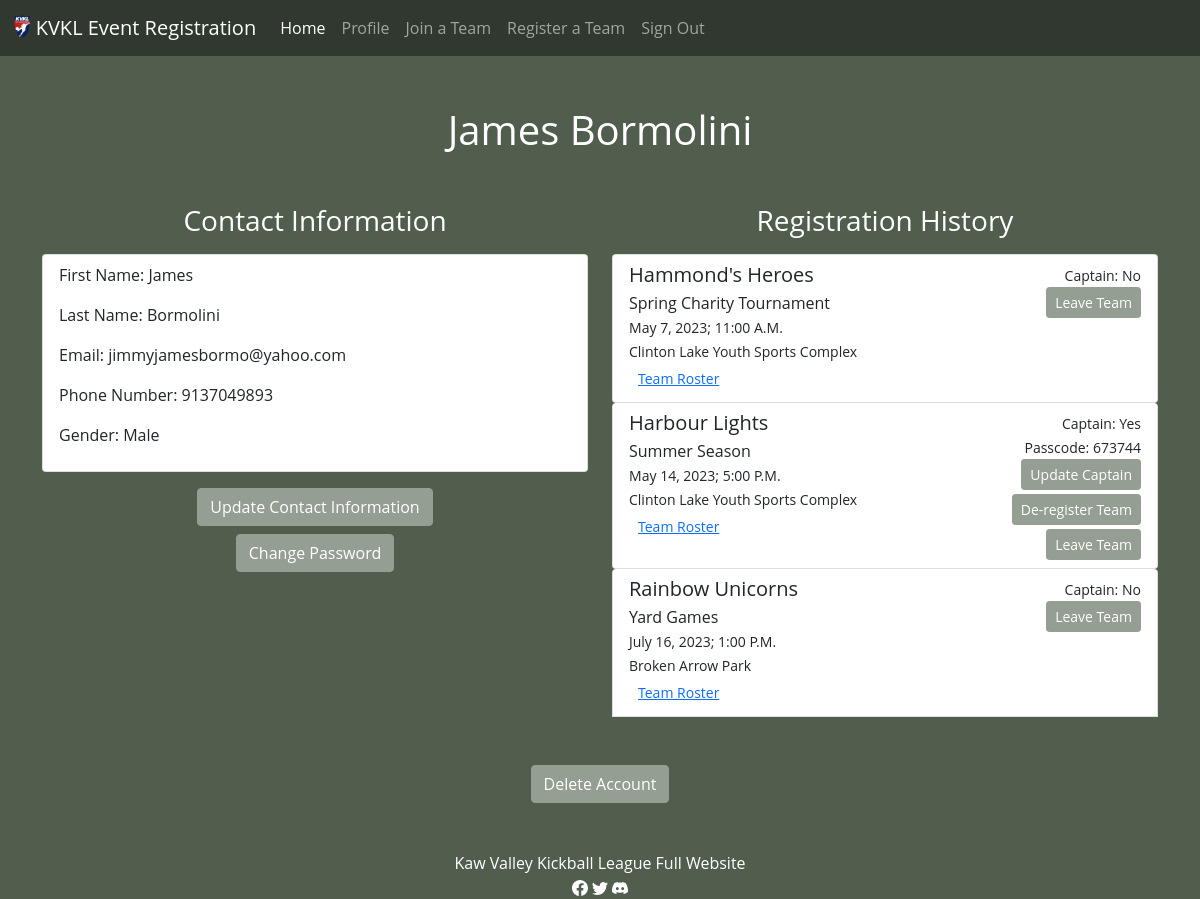
The page /profile (signed in) on the database its author committed.
### tables this page shows
CREATE TABLE accounts (id INTEGER NOT NULL PRIMARY KEY AUTOINCREMENT, email TEXT NOT NULL, first_name TEXT NOT NULL, last_name TEXT NOT NULL, phone_number NUMERIC NOT NULL, password_hash TEXT NOT NULL, gender TEXT NOT NULL);

CREATE TABLE registered_players (captain TEXT NOT NULL, player_id INTEGER NOT NULL, team_id INTEGER NOT NULL, event_id INTEGER NOT NULL, FOREIGN KEY (player_id) REFERENCES accounts(id) ON DELETE CASCADE, FOREIGN KEY (team_id) REFERENCES teams(id) ON DELETE CASCADE, FOREIGN KEY (event_id) REFERENCES events(id) ON DELETE CASCADE);

CREATE TABLE teams (id INTEGER NOT NULL PRIMARY KEY AUTOINCREMENT, team_name TEXT NOT NULL, sponsor TEXT, event_id INTEGER NOT NULL, passcode INTEGER NOT NULL, FOREIGN KEY (event_id) REFERENCES events(id) ON DELETE CASCADE);

CREATE TABLE events (id INTEGER NOT NULL PRIMARY KEY AUTOINCREMENT, event_name TEXT NOT NULL, month TEXT NOT NULL, day TEXT NOT NULL, year YEAR NOT NULL, time TEXT NOT NULL, location TEXT NOT NULL, number_teams INTEGER NOT NULL, spots_available INTEGER NOT NULL);

### app.py (the view)
@app.route("/profile", methods=["GET", "POST"])
@login_required
def profile():
    user = db.execute("SELECT * FROM accounts where id = ?", session["user_id"])
    history = db.execute("SELECT event_name, month, day, year, time, location, team_name, passcode, captain, teams.id FROM events INNER JOIN teams ON events.id = teams.event_id INNER JOIN registered_players ON registered_players.team_id = teams.id WHERE registered_players.player_id = ?", session["user_id"])
    for team in history:
        team["players"] = db.execute("SELECT first_name, last_name, captain, accounts.id FROM accounts INNER JOIN registered_players ON accounts.id = registered_players.player_id WHERE team_id = ?", team["id"])
    return render_template("profile.html", id=session["user_id"], user=user, history=history)

### app.py (called while the page is built)
def login_required(f):
    @wraps(f)
    def decorated_function(*args, **kwargs):
        if session.get("user_id") is None:
            return redirect("/login")
        return f(*args, **kwargs)
    return decorated_function

### templates/profile.html (shortened to what this page needs)
{% extends "layout.html" %}
{% block main %}
    <h1 class="page-title">{{ user[0].first_name }} {{ user[0].last_name }}</h1>
    <div class="container mb-5">
        <div class="row">
            <div class="col">
                <h3 class="text-center mb-3">Contact Information</h3>
                <div class="list-group list-group-item mb-3">
                    <p>First Name: {{ user[0].first_name }}</p>
                    <p>Last Name: {{ user[0].last_name }}</p>
                    <p>Email: {{ user[0].email }}</p>
                    <p>Phone Number: {{ user[0].phone_number }}</p>
                    <p>Gender: {{ user[0].gender }}</p>
                </div>
                <div class="d-grid gap-2 col-6 mx-auto text-center">
                    <a href="/update"><button class="btn btn-kvkl" type="button">Update Contact Information</button></a>
                    <a href="/password"><button class="btn btn-kvkl" type="button">Change Password</button></a>
                </div>
            </div>
            <div class="col">
                <h3 class="text-center mb-3">Registration History</h3>
                {% for team in history %}
                    <div class="list-group list-group-item container">
                        <div class="row">
                            <div class="col">
                                <h5 class="mb-1">{{ team.team_name }}</h5>
                                <div>{{ team.event_name }}</div>
                                <small class="mb-1">{{ team.month }} {{ team.day }}, {{ team.year }}; {{ team.time }}</small>
                                <div><small>{{ team.location }}</small></div>
                                <div><button type="button" class="btn btn-link btn-sm" data-bs-toggle="modal" data-bs-target="#teamRosterModal{{team.id}}">Team Roster</button></div>
                            </div>
                            <div class="col text-end">
                                <small>Captain: {{ team.captain }}</small>
                                {% if team.captain == "Yes" %}
                                    <div>
                                        <small>Passcode: {{ team.passcode }}</small>
                                    </div>
                                    <div>
                                        <button type="button" class="btn btn-kvkl mb-1 btn-sm" data-bs-toggle="modal" data-bs-target="#captainModal{{team.id}}">Update Captain</button>
                                        <button type="button" class="btn btn-kvkl mb-1 btn-sm" data-bs-toggle="modal" data-bs-target="#deregisterModal{{team.id}}">De-register Team</button>
                                    </div>
                                {% endif %}
                                <div>
                                    <button type="button" class="btn btn-kvkl btn-sm" data-bs-toggle="modal" data-bs-target="#leaveModal{{team.id}}">Leave Team</button>
                                </div>
                            </div>
                        </div>
                    </div>
                {% endfor %}
            </div>
        </div>
    </div>
    <div class="text-center">
        <button class="btn btn-kvkl" type="button" data-bs-toggle="modal" data-bs-target="#deleteAccountModal">Delete Account</button>
    </div>
{% endblock %}

### static/styles.css (style rules this page uses)
body { font-family: Open Sans,Arial,sans-serif; background-color: #515e4e; color: white; }
h1.page-title { text-align: center; margin-top: 50px; margin-bottom: 50px; }
.btn-kvkl { background-color: #959e93; border-color: #959e93; color: white; }

### rows shown on the page
accounts: first_name "James", last_name "Bormolini", email "jimmyjamesbormo@yahoo.com", phone_number "9137049893", gender "Male"
registered_players: team_name "Hammond's Heroes", event_name "Spring Charity Tournament", month "May", day "7", year "2023", time "11:00 A.M.", location "Clinton Lake Youth Sports Complex", captain "No"
registered_players: team_name "Harbour Lights", event_name "Summer Season", month "May", day "14", year "2023", time "5:00 P.M.", location "Clinton Lake Youth Sports Complex", captain "Yes", passcode "673744"
registered_players: team_name "Rainbow Unicorns", event_name "Yard Games", month "July", day "16", year "2023", time "1:00 P.M.", location "Broken Arrow Park", captain "No"
